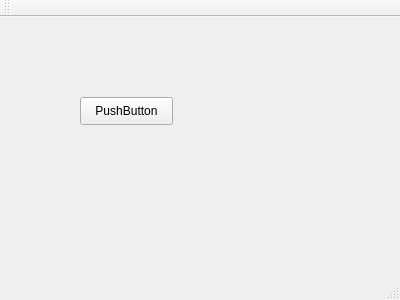
<?xml version="1.0" encoding="UTF-8"?>
<ui version="4.0">
 <class>MainWindow</class>
 <widget class="QMainWindow" name="MainWindow">
  <property name="geometry">
   <rect>
    <x>0</x>
    <y>0</y>
    <width>400</width>
    <height>300</height>
   </rect>
  </property>
  <property name="windowTitle">
   <string>MainWindow</string>
  </property>
  <widget class="QWidget" name="centralWidget">
   <widget class="QPushButton" name="pushButton">
    <property name="geometry">
     <rect>
      <x>80</x>
      <y>80</y>
      <width>93</width>
      <height>28</height>
     </rect>
    </property>
    <property name="text">
     <string>PushButton</string>
    </property>
   </widget>
  </widget>
  <widget class="QMenuBar" name="menuBar">
   <property name="geometry">
    <rect>
     <x>0</x>
     <y>0</y>
     <width>400</width>
     <height>26</height>
    </rect>
   </property>
  </widget>
  <widget class="QToolBar" name="mainToolBar">
   <attribute name="toolBarArea">
    <enum>TopToolBarArea</enum>
   </attribute>
   <attribute name="toolBarBreak">
    <bool>false</bool>
   </attribute>
  </widget>
  <widget class="QStatusBar" name="statusBar"/>
 </widget>
 <layoutdefault spacing="6" margin="11"/>
 <resources/>
 <connections/>
</ui>
